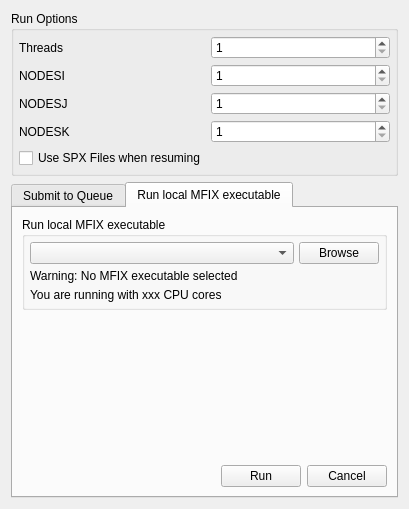
<?xml version="1.0" encoding="UTF-8"?>
<ui version="4.0">
 <class>run_dialog</class>
 <widget class="QDialog" name="run_dialog">
  <property name="geometry">
   <rect>
    <x>0</x>
    <y>0</y>
    <width>409</width>
    <height>509</height>
   </rect>
  </property>
  <property name="windowTitle">
   <string>Run</string>
  </property>
  <layout class="QGridLayout" name="gridLayout_4">
   <item row="1" column="0">
    <widget class="QGroupBox" name="groupbox_run_options">
     <property name="sizePolicy">
      <sizepolicy hsizetype="MinimumExpanding" vsizetype="Maximum">
       <horstretch>0</horstretch>
       <verstretch>0</verstretch>
      </sizepolicy>
     </property>
     <property name="title">
      <string>Run Options</string>
     </property>
     <property name="flat">
      <bool>true</bool>
     </property>
     <layout class="QGridLayout" name="gridLayout_2">
      <property name="leftMargin">
       <number>5</number>
      </property>
      <property name="topMargin">
       <number>5</number>
      </property>
      <property name="rightMargin">
       <number>5</number>
      </property>
      <property name="bottomMargin">
       <number>5</number>
      </property>
      <property name="spacing">
       <number>5</number>
      </property>
      <item row="4" column="2">
       <widget class="QSpinBox" name="spinbox_nodesk">
        <property name="minimum">
         <number>1</number>
        </property>
       </widget>
      </item>
      <item row="1" column="2">
       <widget class="QSpinBox" name="spinbox_threads">
        <property name="minimum">
         <number>1</number>
        </property>
       </widget>
      </item>
      <item row="1" column="1">
       <widget class="QLabel" name="label_threads">
        <property name="sizePolicy">
         <sizepolicy hsizetype="Minimum" vsizetype="Preferred">
          <horstretch>0</horstretch>
          <verstretch>0</verstretch>
         </sizepolicy>
        </property>
        <property name="text">
         <string>Threads</string>
        </property>
       </widget>
      </item>
      <item row="3" column="1">
       <widget class="QLabel" name="label_nodesj">
        <property name="text">
         <string>NODESJ</string>
        </property>
       </widget>
      </item>
      <item row="2" column="1">
       <widget class="QLabel" name="label_nodesi">
        <property name="text">
         <string>NODESI</string>
        </property>
       </widget>
      </item>
      <item row="4" column="1">
       <widget class="QLabel" name="label_nodesk">
        <property name="text">
         <string>NODESK</string>
        </property>
       </widget>
      </item>
      <item row="2" column="2">
       <widget class="QSpinBox" name="spinbox_nodesi">
        <property name="minimum">
         <number>1</number>
        </property>
       </widget>
      </item>
      <item row="3" column="2">
       <widget class="QSpinBox" name="spinbox_nodesj">
        <property name="minimum">
         <number>1</number>
        </property>
       </widget>
      </item>
      <item row="5" column="1">
       <widget class="QCheckBox" name="use_spx_checkbox">
        <property name="text">
         <string>Use SPX Files when resuming</string>
        </property>
       </widget>
      </item>
     </layout>
    </widget>
   </item>
   <item row="3" column="0">
    <widget class="QTabWidget" name="tabWidget">
     <property name="sizePolicy">
      <sizepolicy hsizetype="MinimumExpanding" vsizetype="Preferred">
       <horstretch>0</horstretch>
       <verstretch>0</verstretch>
      </sizepolicy>
     </property>
     <property name="currentIndex">
      <number>1</number>
     </property>
     <widget class="QWidget" name="queue">
      <attribute name="title">
       <string>Submit to Queue</string>
      </attribute>
      <layout class="QGridLayout" name="gridLayout_7">
       <item row="0" column="0" colspan="2">
        <widget class="QGroupBox" name="groupBox">
         <property name="sizePolicy">
          <sizepolicy hsizetype="MinimumExpanding" vsizetype="Maximum">
           <horstretch>0</horstretch>
           <verstretch>0</verstretch>
          </sizepolicy>
         </property>
         <property name="title">
          <string>Executable</string>
         </property>
         <property name="flat">
          <bool>true</bool>
         </property>
         <layout class="QGridLayout" name="gridLayout_6">
          <property name="leftMargin">
           <number>5</number>
          </property>
          <property name="topMargin">
           <number>5</number>
          </property>
          <property name="rightMargin">
           <number>5</number>
          </property>
          <property name="bottomMargin">
           <number>5</number>
          </property>
          <property name="spacing">
           <number>5</number>
          </property>
          <item row="0" column="0">
           <widget class="ComboBox" name="combobox_mfix_exe_2">
            <property name="sizePolicy">
             <sizepolicy hsizetype="Minimum" vsizetype="Minimum">
              <horstretch>0</horstretch>
              <verstretch>0</verstretch>
             </sizepolicy>
            </property>
            <property name="focusPolicy">
             <enum>Qt::TabFocus</enum>
            </property>
            <property name="insertPolicy">
             <enum>QComboBox::InsertAtTop</enum>
            </property>
           </widget>
          </item>
          <item row="0" column="1">
           <widget class="QPushButton" name="button_browse_exe_2">
            <property name="sizePolicy">
             <sizepolicy hsizetype="Maximum" vsizetype="Preferred">
              <horstretch>0</horstretch>
              <verstretch>0</verstretch>
             </sizepolicy>
            </property>
            <property name="focusPolicy">
             <enum>Qt::TabFocus</enum>
            </property>
            <property name="toolTip">
             <string>Browse for MFIX executable</string>
            </property>
            <property name="text">
             <string>Browse</string>
            </property>
           </widget>
          </item>
         </layout>
        </widget>
       </item>
       <item row="1" column="0" colspan="2">
        <widget class="QGroupBox" name="groupbox_queue_options">
         <property name="enabled">
          <bool>true</bool>
         </property>
         <property name="sizePolicy">
          <sizepolicy hsizetype="MinimumExpanding" vsizetype="Maximum">
           <horstretch>0</horstretch>
           <verstretch>0</verstretch>
          </sizepolicy>
         </property>
         <property name="title">
          <string>Submit to Queue</string>
         </property>
         <property name="flat">
          <bool>true</bool>
         </property>
         <layout class="QGridLayout" name="gridLayout_3">
          <property name="leftMargin">
           <number>5</number>
          </property>
          <property name="topMargin">
           <number>5</number>
          </property>
          <property name="rightMargin">
           <number>5</number>
          </property>
          <property name="bottomMargin">
           <number>5</number>
          </property>
          <property name="spacing">
           <number>5</number>
          </property>
          <item row="3" column="1">
           <widget class="QLineEdit" name="lineedit_queue_modules">
            <property name="sizePolicy">
             <sizepolicy hsizetype="Preferred" vsizetype="Preferred">
              <horstretch>0</horstretch>
              <verstretch>0</verstretch>
             </sizepolicy>
            </property>
           </widget>
          </item>
          <item row="1" column="1">
           <widget class="QSpinBox" name="spinbox_cores_requested">
            <property name="sizePolicy">
             <sizepolicy hsizetype="Preferred" vsizetype="Preferred">
              <horstretch>0</horstretch>
              <verstretch>0</verstretch>
             </sizepolicy>
            </property>
            <property name="minimum">
             <number>16</number>
            </property>
            <property name="maximum">
             <number>65536</number>
            </property>
            <property name="singleStep">
             <number>16</number>
            </property>
           </widget>
          </item>
          <item row="3" column="0">
           <widget class="QLabel" name="label_queue_modules">
            <property name="text">
             <string>Modules</string>
            </property>
           </widget>
          </item>
          <item row="1" column="0">
           <widget class="QLabel" name="label_cores_requested">
            <property name="text">
             <string>Cores</string>
            </property>
           </widget>
          </item>
          <item row="2" column="0">
           <widget class="QLabel" name="label_queue_name">
            <property name="text">
             <string>Queue</string>
            </property>
           </widget>
          </item>
          <item row="0" column="1">
           <widget class="QLineEdit" name="lineedit_job_name">
            <property name="enabled">
             <bool>true</bool>
            </property>
            <property name="sizePolicy">
             <sizepolicy hsizetype="Preferred" vsizetype="Preferred">
              <horstretch>0</horstretch>
              <verstretch>0</verstretch>
             </sizepolicy>
            </property>
           </widget>
          </item>
          <item row="0" column="0">
           <widget class="QLabel" name="label_job_name">
            <property name="text">
             <string>Job Name</string>
            </property>
           </widget>
          </item>
          <item row="2" column="1">
           <widget class="QComboBox" name="combobox_queue_name">
            <property name="sizePolicy">
             <sizepolicy hsizetype="Preferred" vsizetype="Preferred">
              <horstretch>0</horstretch>
              <verstretch>0</verstretch>
             </sizepolicy>
            </property>
            <property name="editable">
             <bool>true</bool>
            </property>
            <item>
             <property name="text">
              <string>dev</string>
             </property>
            </item>
            <item>
             <property name="text">
              <string>general</string>
             </property>
            </item>
            <item>
             <property name="text">
              <string>int</string>
             </property>
            </item>
            <item>
             <property name="text">
              <string>serial</string>
             </property>
            </item>
            <item>
             <property name="text">
              <string>short</string>
             </property>
            </item>
           </widget>
          </item>
         </layout>
        </widget>
       </item>
       <item row="2" column="1">
        <spacer name="verticalSpacer">
         <property name="orientation">
          <enum>Qt::Vertical</enum>
         </property>
         <property name="sizeType">
          <enum>QSizePolicy::MinimumExpanding</enum>
         </property>
         <property name="sizeHint" stdset="0">
          <size>
           <width>20</width>
           <height>40</height>
          </size>
         </property>
        </spacer>
       </item>
       <item row="3" column="1">
        <widget class="QFrame" name="frame_2">
         <property name="frameShape">
          <enum>QFrame::NoFrame</enum>
         </property>
         <property name="frameShadow">
          <enum>QFrame::Plain</enum>
         </property>
         <property name="lineWidth">
          <number>0</number>
         </property>
         <layout class="QGridLayout" name="gridLayout_8">
          <property name="leftMargin">
           <number>0</number>
          </property>
          <property name="topMargin">
           <number>0</number>
          </property>
          <property name="rightMargin">
           <number>0</number>
          </property>
          <property name="bottomMargin">
           <number>0</number>
          </property>
          <item row="0" column="1">
           <widget class="QPushButton" name="button_queue_submit">
            <property name="text">
             <string>Submit</string>
            </property>
           </widget>
          </item>
          <item row="0" column="2">
           <widget class="QPushButton" name="button_queue_cancel">
            <property name="text">
             <string>Cancel</string>
            </property>
           </widget>
          </item>
          <item row="0" column="0">
           <spacer name="horizontalSpacer_2">
            <property name="orientation">
             <enum>Qt::Horizontal</enum>
            </property>
            <property name="sizeHint" stdset="0">
             <size>
              <width>40</width>
              <height>20</height>
             </size>
            </property>
           </spacer>
          </item>
         </layout>
        </widget>
       </item>
      </layout>
     </widget>
     <widget class="QWidget" name="local">
      <attribute name="title">
       <string>Run local MFIX executable</string>
      </attribute>
      <layout class="QGridLayout" name="gridLayout">
       <item row="0" column="0" colspan="2">
        <widget class="QGroupBox" name="groupbox_executable_options">
         <property name="sizePolicy">
          <sizepolicy hsizetype="MinimumExpanding" vsizetype="Maximum">
           <horstretch>0</horstretch>
           <verstretch>0</verstretch>
          </sizepolicy>
         </property>
         <property name="minimumSize">
          <size>
           <width>300</width>
           <height>0</height>
          </size>
         </property>
         <property name="maximumSize">
          <size>
           <width>16777215</width>
           <height>16777215</height>
          </size>
         </property>
         <property name="focusPolicy">
          <enum>Qt::NoFocus</enum>
         </property>
         <property name="title">
          <string>Run local MFIX executable</string>
         </property>
         <property name="flat">
          <bool>true</bool>
         </property>
         <layout class="QGridLayout" name="gridLayout_5">
          <property name="leftMargin">
           <number>5</number>
          </property>
          <property name="topMargin">
           <number>5</number>
          </property>
          <property name="rightMargin">
           <number>5</number>
          </property>
          <property name="bottomMargin">
           <number>5</number>
          </property>
          <property name="spacing">
           <number>5</number>
          </property>
          <item row="2" column="0">
           <widget class="QLabel" name="label_cores_detected">
            <property name="sizePolicy">
             <sizepolicy hsizetype="MinimumExpanding" vsizetype="Minimum">
              <horstretch>0</horstretch>
              <verstretch>0</verstretch>
             </sizepolicy>
            </property>
            <property name="text">
             <string>You are running with xxx CPU cores</string>
            </property>
           </widget>
          </item>
          <item row="0" column="0">
           <widget class="ComboBox" name="combobox_mfix_exe">
            <property name="sizePolicy">
             <sizepolicy hsizetype="Minimum" vsizetype="Maximum">
              <horstretch>0</horstretch>
              <verstretch>0</verstretch>
             </sizepolicy>
            </property>
            <property name="focusPolicy">
             <enum>Qt::TabFocus</enum>
            </property>
            <property name="insertPolicy">
             <enum>QComboBox::InsertAtTop</enum>
            </property>
           </widget>
          </item>
          <item row="0" column="1">
           <widget class="QPushButton" name="button_browse_exe">
            <property name="sizePolicy">
             <sizepolicy hsizetype="Maximum" vsizetype="Minimum">
              <horstretch>0</horstretch>
              <verstretch>0</verstretch>
             </sizepolicy>
            </property>
            <property name="focusPolicy">
             <enum>Qt::TabFocus</enum>
            </property>
            <property name="toolTip">
             <string>Browse for MFIX executable</string>
            </property>
            <property name="text">
             <string>Browse</string>
            </property>
           </widget>
          </item>
          <item row="1" column="0">
           <widget class="QLabel" name="label_mfix_exe_warning">
            <property name="sizePolicy">
             <sizepolicy hsizetype="MinimumExpanding" vsizetype="Minimum">
              <horstretch>0</horstretch>
              <verstretch>0</verstretch>
             </sizepolicy>
            </property>
            <property name="text">
             <string>Warning: No MFIX executable selected</string>
            </property>
           </widget>
          </item>
         </layout>
        </widget>
       </item>
       <item row="1" column="1">
        <spacer name="verticalSpacer_2">
         <property name="orientation">
          <enum>Qt::Vertical</enum>
         </property>
         <property name="sizeType">
          <enum>QSizePolicy::MinimumExpanding</enum>
         </property>
         <property name="sizeHint" stdset="0">
          <size>
           <width>20</width>
           <height>40</height>
          </size>
         </property>
        </spacer>
       </item>
       <item row="2" column="1">
        <widget class="QFrame" name="frame">
         <property name="frameShape">
          <enum>QFrame::NoFrame</enum>
         </property>
         <property name="frameShadow">
          <enum>QFrame::Plain</enum>
         </property>
         <property name="lineWidth">
          <number>0</number>
         </property>
         <layout class="QHBoxLayout" name="horizontalLayout">
          <property name="leftMargin">
           <number>0</number>
          </property>
          <property name="topMargin">
           <number>0</number>
          </property>
          <property name="rightMargin">
           <number>0</number>
          </property>
          <property name="bottomMargin">
           <number>0</number>
          </property>
          <item>
           <spacer name="horizontalSpacer">
            <property name="orientation">
             <enum>Qt::Horizontal</enum>
            </property>
            <property name="sizeHint" stdset="0">
             <size>
              <width>40</width>
              <height>20</height>
             </size>
            </property>
           </spacer>
          </item>
          <item>
           <widget class="QPushButton" name="button_local_run">
            <property name="text">
             <string>Run</string>
            </property>
           </widget>
          </item>
          <item>
           <widget class="QPushButton" name="button_local_cancel">
            <property name="text">
             <string>Cancel</string>
            </property>
           </widget>
          </item>
         </layout>
        </widget>
       </item>
      </layout>
     </widget>
    </widget>
   </item>
  </layout>
 </widget>
 <customwidgets>
  <customwidget>
   <class>ComboBox</class>
   <extends>QComboBox</extends>
   <header>widgets/base</header>
  </customwidget>
 </customwidgets>
 <tabstops>
  <tabstop>spinbox_threads</tabstop>
  <tabstop>spinbox_nodesi</tabstop>
  <tabstop>spinbox_nodesj</tabstop>
  <tabstop>spinbox_nodesk</tabstop>
  <tabstop>lineedit_queue_modules</tabstop>
 </tabstops>
 <resources/>
 <connections/>
</ui>
